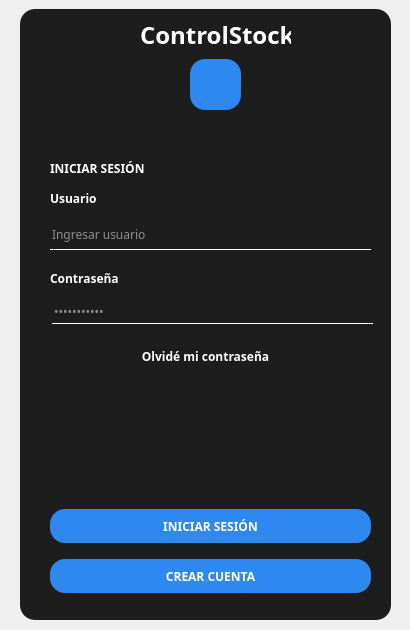
<?xml version="1.0" encoding="UTF-8"?>
<ui version="4.0">
 <class>Login</class>
 <widget class="QMainWindow" name="Login">
  <property name="geometry">
   <rect>
    <x>0</x>
    <y>0</y>
    <width>410</width>
    <height>630</height>
   </rect>
  </property>
  <property name="windowTitle">
   <string>ControlStock - Iniciar sesión</string>
  </property>
  <property name="styleSheet">
   <string notr="true">*{
font-family: century gothic;
}

QWidget#loginwidget{
background:url(:/background/background.png)
}

QFrame#framelogin{
background:#1d1d1d;
border-radius:15px;
}

QLabel#controlstocklabel{
font-size:24px;
}

QToolButton#toolBtn{
background:#2d89ef;
border-radius:15px;
}

QLabel{
color:white;
font-weight:bold;
}

QLineEdit{
background:transparent;
border:none;
border-bottom:1px solid white;
color:white;
}

QPushButton{
background:#2d89ef;
border-radius:15px;
color:white;
font-weight:bold;
}

QPushButton:hover{
background:#2b5797;
border-radius:15px;
color:white;
font-weight:bold;
}

QPushButton#btnOlvidar{
background:transparent;
}

QPushButton:hover#btnOlvidar{
border-bottom:1px solid white;
border-radius:0px;
}




</string>
  </property>
  <widget class="QWidget" name="loginwidget">
   <widget class="QFrame" name="framelogin">
    <property name="geometry">
     <rect>
      <x>20</x>
      <y>9</y>
      <width>371</width>
      <height>611</height>
     </rect>
    </property>
    <property name="frameShape">
     <enum>QFrame::StyledPanel</enum>
    </property>
    <property name="frameShadow">
     <enum>QFrame::Raised</enum>
    </property>
    <widget class="QLabel" name="controlstocklabel">
     <property name="geometry">
      <rect>
       <x>120</x>
       <y>0</y>
       <width>151</width>
       <height>51</height>
      </rect>
     </property>
     <property name="text">
      <string>ControlStock</string>
     </property>
    </widget>
    <widget class="QToolButton" name="toolBtn">
     <property name="geometry">
      <rect>
       <x>170</x>
       <y>50</y>
       <width>51</width>
       <height>51</height>
      </rect>
     </property>
     <property name="text">
      <string/>
     </property>
     <property name="icon">
      <iconset resource="images/source.qrc">
       <normaloff>:/icon/icon.png</normaloff>:/icon/icon.png</iconset>
     </property>
     <property name="iconSize">
      <size>
       <width>30</width>
       <height>30</height>
      </size>
     </property>
    </widget>
    <widget class="QLabel" name="iniciarlabel">
     <property name="geometry">
      <rect>
       <x>30</x>
       <y>150</y>
       <width>131</width>
       <height>19</height>
      </rect>
     </property>
     <property name="text">
      <string>INICIAR SESIÓN</string>
     </property>
    </widget>
    <widget class="QLineEdit" name="entryUser">
     <property name="geometry">
      <rect>
       <x>30</x>
       <y>210</y>
       <width>321</width>
       <height>31</height>
      </rect>
     </property>
     <property name="sizePolicy">
      <sizepolicy hsizetype="Fixed" vsizetype="Fixed">
       <horstretch>0</horstretch>
       <verstretch>0</verstretch>
      </sizepolicy>
     </property>
     <property name="maxLength">
      <number>23</number>
     </property>
     <property name="placeholderText">
      <string>Ingresar usuario</string>
     </property>
    </widget>
    <widget class="QLineEdit" name="entryPass">
     <property name="geometry">
      <rect>
       <x>32</x>
       <y>290</y>
       <width>321</width>
       <height>25</height>
      </rect>
     </property>
     <property name="maxLength">
      <number>12</number>
     </property>
     <property name="echoMode">
      <enum>QLineEdit::Password</enum>
     </property>
     <property name="placeholderText">
      <string>•••••••••••</string>
     </property>
    </widget>
    <widget class="QLabel" name="labelUser">
     <property name="geometry">
      <rect>
       <x>30</x>
       <y>180</y>
       <width>68</width>
       <height>19</height>
      </rect>
     </property>
     <property name="text">
      <string>Usuario</string>
     </property>
    </widget>
    <widget class="QLabel" name="labelPass">
     <property name="geometry">
      <rect>
       <x>30</x>
       <y>260</y>
       <width>101</width>
       <height>19</height>
      </rect>
     </property>
     <property name="text">
      <string>Contraseña</string>
     </property>
    </widget>
    <widget class="QPushButton" name="brnIniciar">
     <property name="geometry">
      <rect>
       <x>30</x>
       <y>500</y>
       <width>321</width>
       <height>34</height>
      </rect>
     </property>
     <property name="text">
      <string>INICIAR SESIÓN</string>
     </property>
    </widget>
    <widget class="QPushButton" name="btnCrear">
     <property name="geometry">
      <rect>
       <x>30</x>
       <y>550</y>
       <width>321</width>
       <height>34</height>
      </rect>
     </property>
     <property name="text">
      <string>CREAR CUENTA</string>
     </property>
    </widget>
    <widget class="QLabel" name="usericon">
     <property name="geometry">
      <rect>
       <x>320</x>
       <y>210</y>
       <width>21</width>
       <height>21</height>
      </rect>
     </property>
     <property name="frameShape">
      <enum>QFrame::NoFrame</enum>
     </property>
     <property name="text">
      <string/>
     </property>
     <property name="textFormat">
      <enum>Qt::AutoText</enum>
     </property>
     <property name="pixmap">
      <pixmap resource="images/source.qrc">:/icon/user.png</pixmap>
     </property>
     <property name="scaledContents">
      <bool>true</bool>
     </property>
    </widget>
    <widget class="QLabel" name="passicon">
     <property name="geometry">
      <rect>
       <x>320</x>
       <y>280</y>
       <width>21</width>
       <height>21</height>
      </rect>
     </property>
     <property name="frameShape">
      <enum>QFrame::NoFrame</enum>
     </property>
     <property name="text">
      <string/>
     </property>
     <property name="textFormat">
      <enum>Qt::AutoText</enum>
     </property>
     <property name="pixmap">
      <pixmap resource="images/source.qrc">:/icon/pass.png</pixmap>
     </property>
     <property name="scaledContents">
      <bool>true</bool>
     </property>
    </widget>
    <widget class="QPushButton" name="btnOlvidar">
     <property name="geometry">
      <rect>
       <x>100</x>
       <y>330</y>
       <width>171</width>
       <height>34</height>
      </rect>
     </property>
     <property name="text">
      <string>Olvidé mi contraseña</string>
     </property>
    </widget>
   </widget>
  </widget>
 </widget>
 <resources>
  <include location="images/source.qrc"/>
 </resources>
 <connections/>
</ui>
